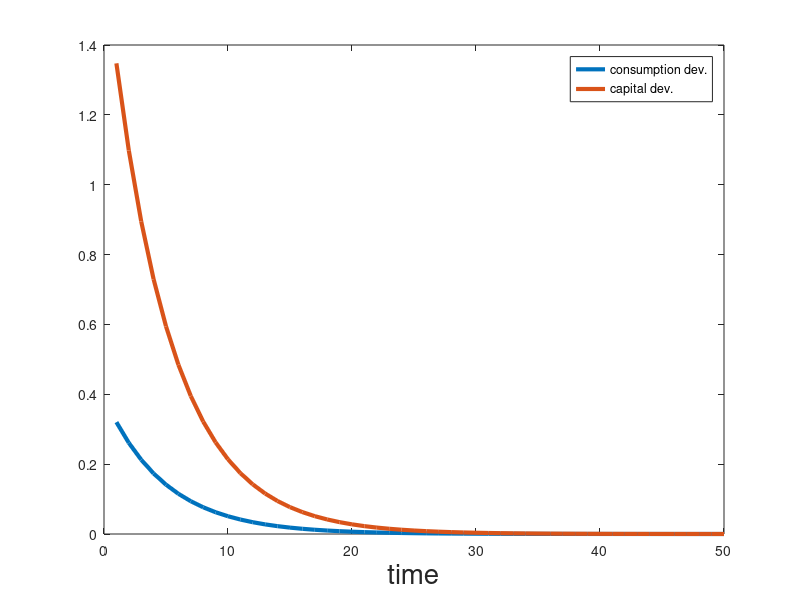
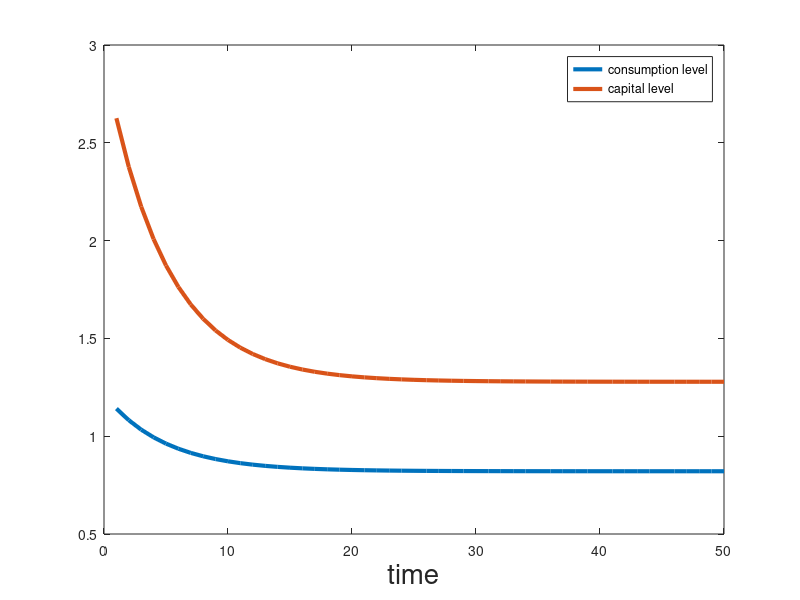
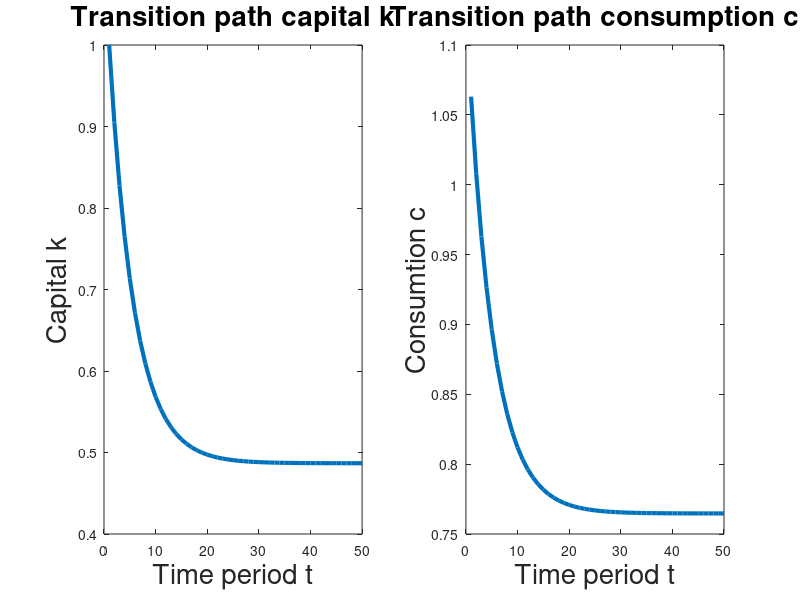
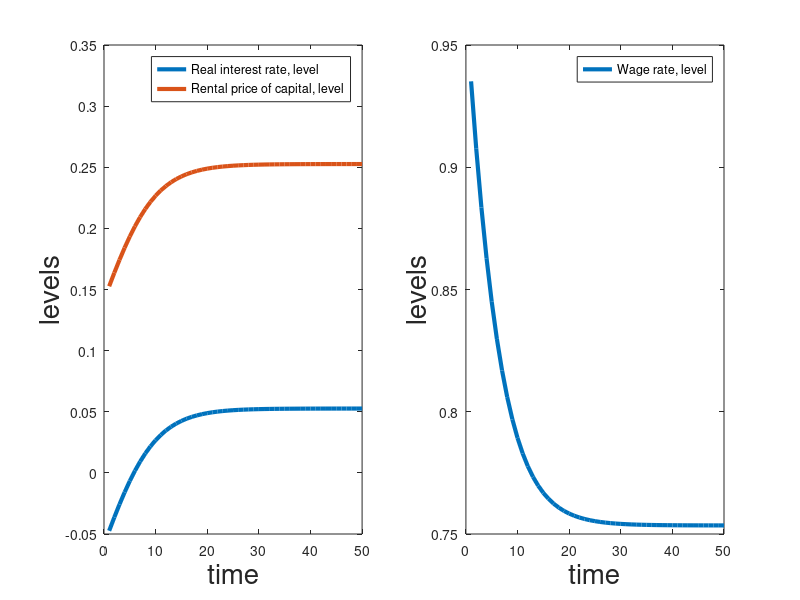

Recreate these plots in MATLAB, in order.
% Problem Set 6, Question 2
%
% linearized solution of a Ramsey model with an unaticipated and 
% permanent shock to depreciation
% CRRA utility function
% u(c) = (c^(1 - \sigma) - 1)/(1 - \sigma),
% Cobb-Douglas production function
% ----------------------------------------------
clear all;   % some housekeeping

beta = 0.95; % discount factor
theta = 1.0/beta - 1.0; % discount rate
sigma = 2.0; % utility curvature
alpha = 0.3; % exponent on capital
Omega = 1; % productivity

delta_L = 0.1; % old depreciation rate
delta_H = 0.2; % new depreciation rate

T = 50; % number of time periods to simulate


% COMPUTING THE INITIAL STEADY STATE
% ===================================
Kss_R1 = ( (1-beta+delta_L*beta) / (alpha*beta*Omega) )^(1/(alpha-1));
Css_R1 = Omega*Kss_R1^alpha - delta_L*Kss_R1;

rSS_R1 = 1/beta - 1;
RSS_R1 = rSS_R1 + delta_L;
wSS_R1 = Kss_R1^alpha - alpha*Kss_R1^(alpha-1)*Kss_R1;
% COMPUTING THE NEW STEADY STATE AND ASSOCIATED DYNAMICS
% ======================================================

% computing the new steady state
% ==============================
Kss_R2 = ( (1-beta+delta_H*beta) / (alpha*beta*Omega) )^(1/(alpha-1));
Css_R2 = Omega*Kss_R2^alpha - delta_H*Kss_R2;

rSS_R2 = 1/beta - 1;
RSS_R2 = rSS_R2 + delta_H;
wSS_R2 = Kss_R2^alpha - alpha*Kss_R2^(alpha-1)*Kss_R2;

% computing the deviation on which the new policy rule will be applied
% ====================================================================
K_dev_R2 = Kss_R1 - Kss_R2;


% getting entries of the A matrix for regime 2,
% using steady state values and corresponding derivatives
% =======================================================
coeff1_R2 = -(1.0/sigma)*Css_R2*alpha*(alpha-1.0)*Omega*Kss_R2^(alpha - 2.0);

A_R2 = NaN*zeros(2,2);

A_R2(1,1) = 1.0 + beta*coeff1_R2;

A_R2(1,2) = -coeff1_R2;

A_R2(2,1) = -1.0;

A_R2(2,2) = 1.0/beta;

[V_R2,D_R2] = eig(A_R2); % returns eigenvectors collected in the columns of V,
                % and the corresponding eigenvalues on the diagonal of D

% finding out at which position the stable eigenvalue appears
for i_D = 1:2
    if abs(D_R2(i_D,i_D)) < 1.0
       stab_col_ind_R2 = i_D;
    end % of if      
end % of for loop running over the diagonal of the matrix D


% Simulating dynamics from the old to the new steady state
x_t(2,1) = K_dev_R2;
x_t(1,1) = (V_R2(1,stab_col_ind_R2)/V_R2(2,stab_col_ind_R2))*x_t(2,1);

for t = 2:T
    x_t(2,t) = A_R2(2,:)*x_t(:,t-1);
    x_t(1,t) = (V_R2(1,stab_col_ind_R2)/V_R2(2,stab_col_ind_R2))*x_t(2,t);
end

% Computing levels
c_sim = x_t(1,:) + Css_R2;
k_sim = x_t(2,:) + Kss_R2;

% Compute prices.

% Levels.
R_sim_level = alpha.*k_sim.^(alpha-1);                                      % Rental price of capital.
r_sim_level = R_sim_level - delta_H;                                        % Real interest rate.
w_sim_level = k_sim.^alpha - alpha.*k_sim.^(alpha-1).*k_sim;                % Wage rate.

% Deviations (from new steady state).
R_sim_dev = R_sim_level  - RSS_R2;                  
r_sim_dev = r_sim_level - rSS_R2;
w_sim_dev = w_sim_level - wSS_R2;

% Compute labor income share.
lab_inc_share_sim = w_sim_level./(k_sim.^alpha);

figure(1);
plot(1:T,x_t,'LineWidth',3);
xlabel('time','FontSize',20);
legend('consumption dev.','capital dev.');

figure(2);
plot(1:T,[c_sim;k_sim],'LineWidth',3);
xlabel('time','FontSize',20);
legend('consumption level','capital level');

figure(3);
subplot(1,2,1)
plot(k_sim/Kss_R1,'LineWidth',3)
xlabel('Time period t','FontSize',20);
ylabel('Capital k','FontSize',20);
title('Transition path capital k','FontSize',20);

subplot(1,2,2)
plot(c_sim/Css_R1,'LineWidth',3)
xlabel('Time period t','FontSize',20);
ylabel('Consumtion c','FontSize',20);
title('Transition path consumption c','FontSize',20);

figure(4)

subplot(1,2,1)
plot(1:T,[r_sim_level;R_sim_level],'LineWidth',3);
xlabel('time','FontSize',20);
ylabel('levels','FontSize',20);
legend('Real interest rate, level','Rental price of capital, level');

subplot(1,2,2)
plot(1:T,w_sim_level,'LineWidth',3);
xlabel('time','FontSize',20);
ylabel('levels','FontSize',20);
legend('Wage rate, level');

figure(5)

subplot(1,2,1)
plot(1:T,[r_sim_dev;R_sim_dev],'LineWidth',3);
xlabel('time','FontSize',20);
ylabel('Deviations from new s.s.','FontSize',20);
legend('Real interest rate','Rental price of capital');

subplot(1,2,2)
plot(1:T,w_sim_dev,'LineWidth',3);
xlabel('time','FontSize',20);
ylabel('Deviations from new s.s.','FontSize',20);
legend('Wage rate');

figure(6)

plot(1:T,lab_inc_share_sim,'LineWidth',3);
xlabel('time','FontSize',20);
ylabel('levels','FontSize',20);
ylim([0 1])
legend('Labor Income Share');

figure(7)
plot(1:T,k_sim.^alpha,'LineWidth',3);
xlabel('time','FontSize',20);
ylabel('levels','FontSize',20);
legend('Output');